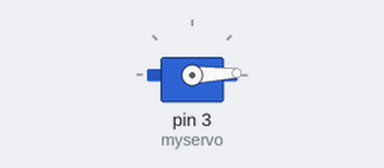
Recording of a sketch running on a simulated Arduino Uno, built with avr-gcc and run on an emulated ATmega328P. On the bench: servo.

Above: at 0.05 s.
At 1.75 s:
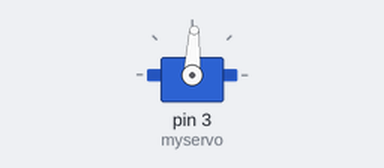
At 3.45 s:
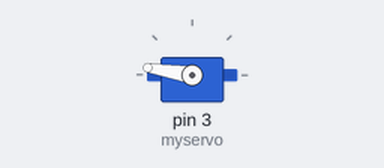
At 6.9 s:
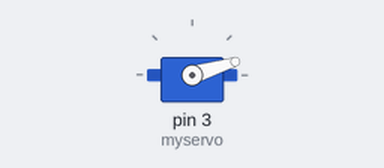
Timing chart, 0 to 9.4 s (numbered marks = the images above):
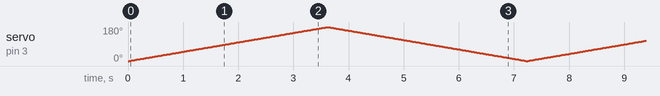

The sketch:

servo_position_control.ino
```cpp
#include <Servo.h>

//Criação servo
Servo myservo;

//Variavel que armazena angulo atual do servo
int angle = 0;

void setup(){
  myservo.attach(3);
}
void loop(){
  for(angle = 0; angle < 180; angle += 1)
  {
    //Rodar servo
    myservo.write(angle);
    delay(20);
  }

  for(angle = 180; angle >= 1; angle -= 1)
  {
    myservo.write(angle);
    delay(20);
  }
}
```
